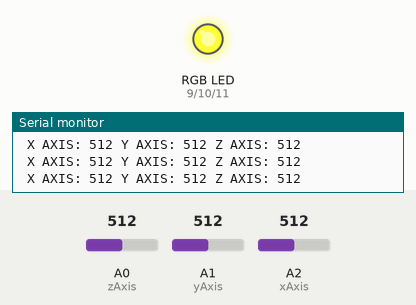
Simulated run of this sketch. Board: Arduino Uno, built with avr-gcc and run on an emulated ATmega328P. Shown: an RGB LED mixed from three pins (HIGH = lit), the last lines printed to the serial monitor. The test bench sets the inputs (shaded band); at power-on: A0 (zAxis) = 512, A1 (yAxis) = 512, A2 (xAxis) = 512. Dim RGB values are drawn brighter than linear.

Above: at 1.2 s.
1.3 s: A0 (zAxis) set to 122
At 2.1 s:
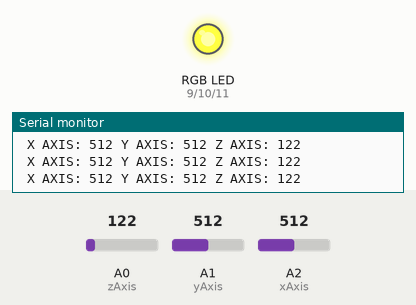
2.8 s: A1 (yAxis) set to 122
At 3.3 s:
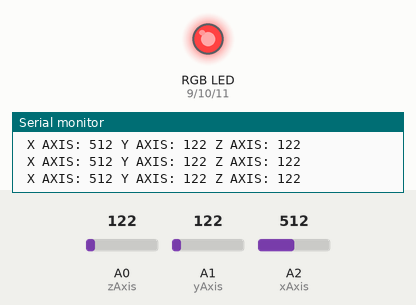
4.3 s: A2 (xAxis) set to 122
At 5.5 s:
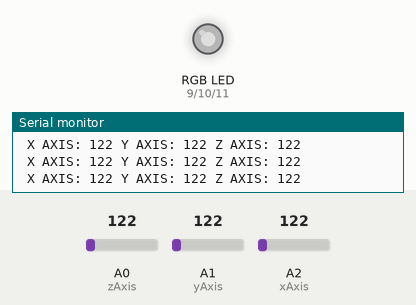
5.8 s: A0 (zAxis) set to 0
At 6.8 s:
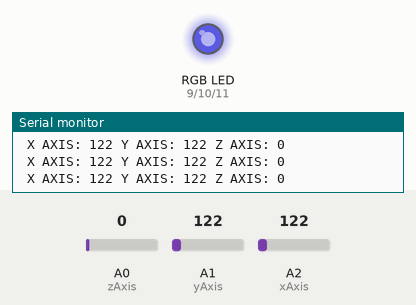
7.3 s: A1 (yAxis) set to 0
At 7.8 s:
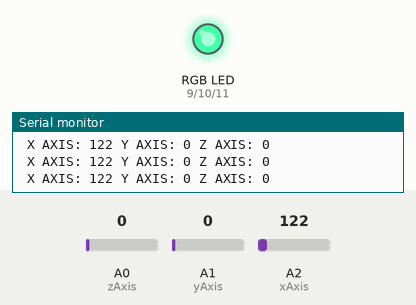
8.8 s: A2 (xAxis) set to 0
At 9.6 s:
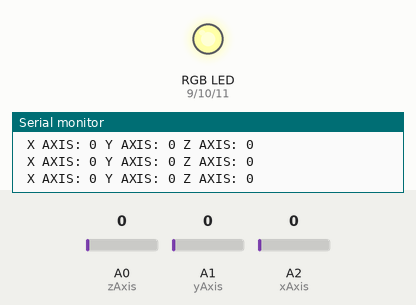
Timing chart, 0 to 11.3 s (numbered marks = the images above; inputs shaded):
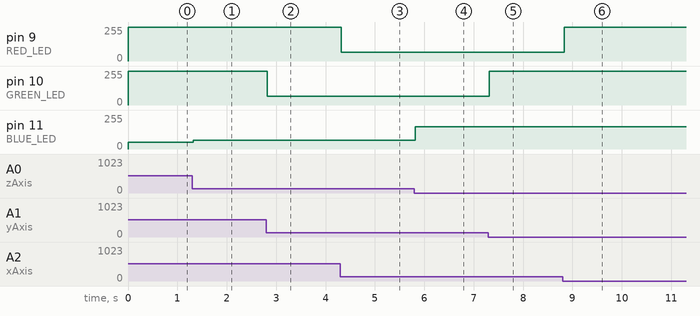

The sketch:

accelSensor.ino
```cpp
int xAxis = A2;
int yAxis = A1;
int zAxis = A0;

int xSensorValue = 0;
int ySensorValue = 0;
int zSensorValue = 0;

int RED_LED = 9;
int GREEN_LED = 10;
int BLUE_LED = 11;
float redValue = 0;
float greenValue = 0;
float blueValue = 0;

void setup()
{
  Serial.begin(9600);
}

void loop()
{
  xSensorValue = analogRead(xAxis);
  ySensorValue = analogRead(yAxis);
  zSensorValue = analogRead(zAxis);
  Serial.print(" X AXIS: ");
  Serial.print(xSensorValue);

  Serial.print(" Y AXIS: ");
  Serial.print(ySensorValue);

  Serial.print(" Z AXIS: ");
  Serial.println(zSensorValue);

  redValue = map(xSensorValue,70,270,0,255);
  greenValue = map(ySensorValue,70,270,0,255);
  blueValue = map(zSensorValue,70,270,0,255);

//  Serial.print(" RED: ");
//  Serial.print(redValue);
//
//  Serial.print(" GREEN: ");
//  Serial.print(greenValue);
//
//  Serial.print(" BLUE: ");
//  Serial.println(blueValue);

  analogWrite(RED_LED, redValue);
  analogWrite(GREEN_LED, greenValue);
  analogWrite(BLUE_LED, blueValue);
  delay(30);
}
```

Measured:
- after the input at 1.3 s, pin 11 (BLUE_LED): 51/255 → 66/255 at once
- after the input at 2.8 s, pin 10 (GREEN_LED): 255/255 → 66/255 at once
- after the input at 4.3 s, pin 9 (RED_LED): 255/255 → 66/255 at once
- after the input at 5.8 s, pin 11 (BLUE_LED): 66/255 → 167/255 at once
- after the input at 7.3 s, pin 10 (GREEN_LED): 66/255 → 255/255 at once
- after the input at 8.8 s, pin 9 (RED_LED): 66/255 → 255/255 at once
